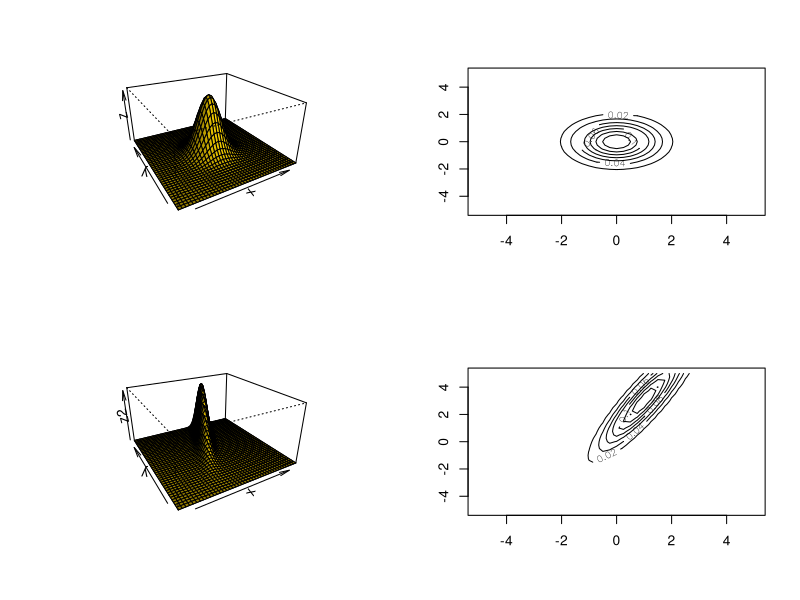

Reproduce this figure in R.
# Important note:
# Y=AX	mean = A mu Sigma = A sigma t(A)
# Y = LX + mu mu Lt(L) = Sigma

# Exercise 1
library(MASS)
set.seed(42)
p <- 3
mu <- c(1, 2, 3)
Sigma <- matrix(c(2, 1, 0,
                  1, 2, 1,
                  0, 1, 2), nrow = 3)

A <- matrix(c(1, 2, 3,
              2, 5, 6,
              3, 6, 9), nrow = 3)

A <- (A + t(A)) / 2
n <- 1e5
X <- mvrnorm(n = n, mu = mu, Sigma = Sigma)

xAx_values <- apply(X, 1, function(x) t(x) %*% A %*% x)
empirical_expectation <- mean(xAx_values)

theoretical_expectation <- sum(diag(A %*% Sigma)) + t(mu) %*% A %*% mu
cat("Empirical E[X'AX]:", empirical_expectation, "\n")
cat("Theoretical E[X'AX]:", theoretical_expectation, "\n")

# Exercise 2
mu <- c(1, 1, 1)
Sigma <- matrix(c(2, 0, 1,
                  0, 3, 1,
                  1, 1, 2), nrow = 3, byrow = TRUE)

A <- matrix(c(1, 0, -1,
              1, -1, 1), nrow = 2, byrow = TRUE)

EY <- A %*% mu
CovY <- A %*% Sigma %*% t(A)


# Exercise 3
A = matrix(c(1, 1, 1, -1), nrow=2, byrow=TRUE)
Sigma_X <- diag(2)
mu_Y <- A %*% c(0, 0)
A %*% mu_Y
A %*% Sigma_X %*% A

# In a multivariate normal distribution, components are independent if and only if they are uncorrelated (i.e., the off-diagonal elements of the covariance matrix are zero).
# Since off-diagonals are 0, they are independent

# Exercise 4
mu = c(0, 0)
sigma = matrix(c(1, 0, 0, 1), byrow=T, nrow=2)
target_mu = c(3, 2)
target_sigma = matrix(c(1, -1.5, -1.5, 4), nrow=2)

L <- t(chol(target_sigma)) # chelonsy gives us LtL, but we want LLt, hence transpose

new_mu = mu + target_mu
new_sigma = L %*% sigma %*% t(L)

# Exercise 5
# -1/8 (2x1^2 + 4x2^2 - 2x2x3 + 10x2 + x3^2 + 10x3 + 25)
# Sigma = c(2, 0, 0, 0, 4, -2, 0, -2, 1)
sigma_inv = matrix(c(2, 0, 0, 0, 4, -2, 0, -2, 1), nrow=3, byrow = T)
sigma = ginv(sigma_inv)
mu = c(0, 0, -5)

# Exercise 6
library(mnormt)

par(mfrow=c(2,2))
x = seq(-5, 5, 0.25)
y = seq(-5, 5, 0.25)
mu = c(0, 0)
sigma = diag(2)
f = function(x, y) dmnorm(cbind(x, y), mu, sigma)
z = outer(x, y, f)
persp(x, y, z, theta = -30, phi = 25, shade = 0.75, expand = 0.5, r = 2, ltheta = 25, col = "gold")
contour(x, y, z)

mu2 = c(1, 3)
sigma2 = matrix(c(1, 2, 2, 5), nrow=2)
f2 = function(x, y) dmnorm(cbind(x, y), mu2, sigma2)
z2 = outer(x, y, f2)
persp(x, y, z2, theta = -30, phi = 25, shade = 0.75, expand = 0.5, r = 2, ltheta = 25, col = "gold")
contour(x, y, z2)


# Exercise 7
set.seed(151945)  # For reproducibility

# Parameters
p <- 5           # Dimension
n <- 20          # Sample size
num_samples <- 100

# Store means and covariances
sample_means <- matrix(0, nrow=num_samples, ncol=p)
sample_covariances <- array(0, dim=c(p, p, num_samples))

# Generate and compute
for (i in 1:num_samples) {
  sample <- matrix(rnorm(n * p), nrow=n, ncol=p)  # Each row = observation
  sample_means[i, ] <- colMeans(sample)
  sample_covariances[,,i] <- cov(sample)
}

# 1. Average of sample means
avg_sample_mean <- colMeans(sample_means)

# 2. Covariance of sample means
mean_covariance <- cov(sample_means)

# 3. Average of sample covariance matrices
avg_sample_cov <- apply(sample_covariances, c(1,2), mean)

# Print results
cat("Average of sample means:\n")
print(avg_sample_mean)

cat("\nCovariance of sample means (should be close to I/n):\n")
print(mean_covariance)

cat("\nAverage of sample covariance matrices (should be close to I):\n")
print(avg_sample_cov)

# Theoretical values:
cat("\nTheoretical mean: 0\n")
cat("Theoretical covariance of sample means: Identity / 20\n")
